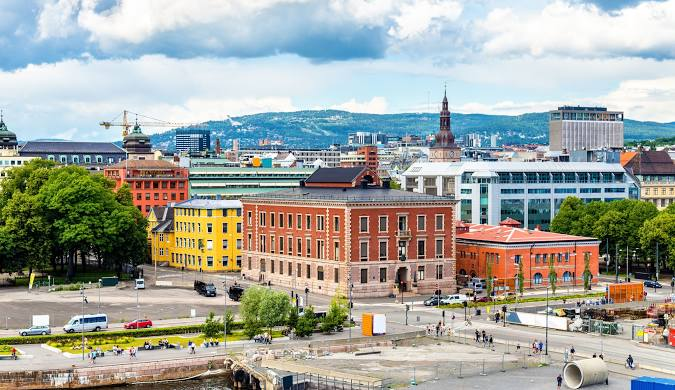
#> input picture oslo.jpg, 675 x 390 px, given in place of the camera
$ python 1-task2.py
#> lines starting #> are read from the running program, lines starting #| are printed output that depends on the picture; after the words box and inside, x2 and y2 are one past the last pixel; in counts of white or black regions, pixels touching at a corner belong together
import cv2 as cv
import numpy as np

# [4 lines of commented-out code are left out]


cap = cv.VideoCapture(1)

while True:
    ret, frame = cap.read()
#> frame is the input picture: shape (390, 675, 3); mean B, G, R 157.7, 165.2, 161.9

    if not ret:
        break

    hsv = cv.cvtColor(frame, cv.COLOR_BGR2HSV)
#> hsv: shape (390, 675, 3); mean H, S, V 61.8, 75.2, 182.2

    loworange=np.array([5,50,50])
    highorange=np.array([15,255,255])
    masked=cv.inRange(hsv,loworange,highorange)
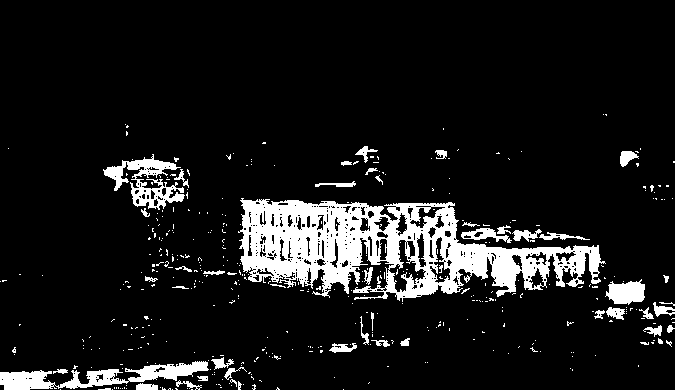
#> masked: shape (390, 675); 10.3% white; 426 white regions (380 under 20 px)
    cv.imshow("masked img",masked)

    blank=np.zeros(frame.shape[:2],dtype="uint8")
    contour,heirarchy=cv.findContours(masked,cv.RETR_LIST,cv.CHAIN_APPROX_NONE)
#> contour = 798 contours, 698 with area under 20; largest, box (x1, y1, x2, y2) and area: (238, 198, 606, 302) 20926, (0, 361, 209, 390) 2209, (103, 154, 185, 210) 1598, (388, 239, 427, 293) 772, (605, 279, 645, 305) 654
    contour1=cv.drawContours(blank,contour,-1,255,1)
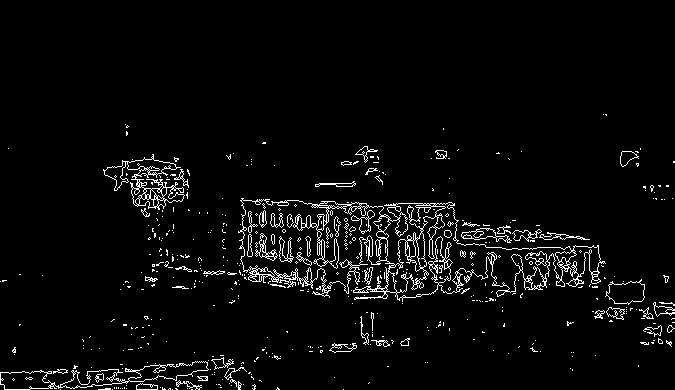
#> contour1: shape (390, 675); 3.9% white in thin lines or dots, all inside (x1, y1, x2, y2) = (0, 114, 675, 390)
    cv.imshow("contoured",contour1)

    x,y,w,h=150,100,250,300
    bbox=cv.rectangle(frame,(x,y),(x+w,y+h),(0,255,0),2)
    cv.imshow("Bbox",bbox)
    bbox2=cv.rectangle(masked,(x,y),(x+w,y+h),255,2)
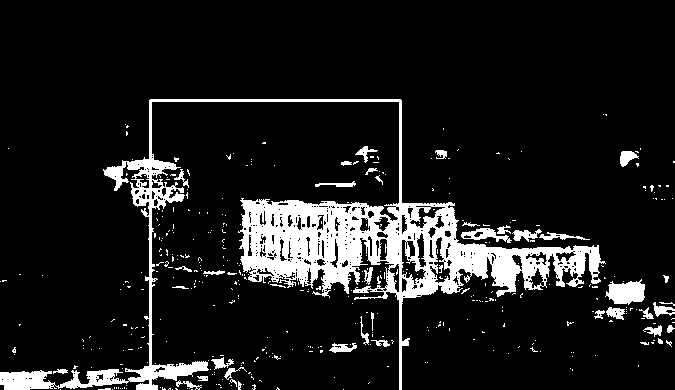
#> bbox2: shape (390, 675); 11.2% white; 405 white regions (365 under 20 px), largest, box (x1, y1, x2, y2) and area: (0, 99, 606, 390) 24329, (605, 279, 645, 305) 714, (461, 228, 512, 243) 325
    cv.imshow("Bbox2",bbox2)

    if cv.waitKey(1) & 0xFF == ord('q'):
#> (key q is pressed here)
        break

cap.release()
cv.destroyAllWindows()
